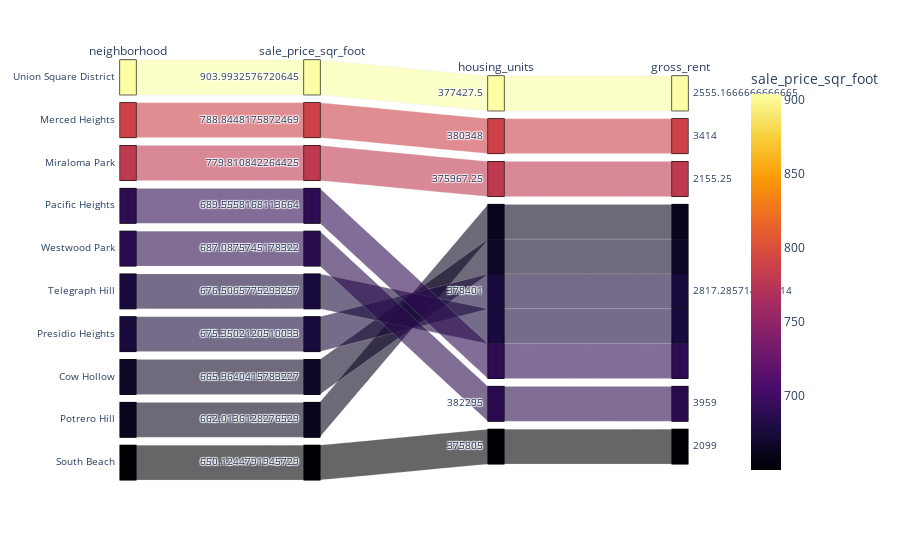

The notebook cell saved with this chart:
### Code cell
# parallel_coordinates()

def parallel_categories():
    """Parallel Categories Plot."""
    
    avg_value_per_neighborhood = sfo_neighborhoods_census.groupby([sfo_neighborhoods_census["neighborhood"]]).mean()  
    top_ten_expensive_neighborhood = avg_value_per_neighborhood.nlargest(10, 'sale_price_sqr_foot').reset_index()
    
    top_ten_parallel_categories = px.parallel_categories(
    top_ten_expensive_neighborhood,
    dimensions=["neighborhood", "sale_price_sqr_foot", "housing_units", "gross_rent"],
    color="sale_price_sqr_foot",
    color_continuous_scale=px.colors.sequential.Inferno,
)
    
    return top_ten_parallel_categories

parallel_categories()

### Figure 1 — Plotly figure (JSON) as saved in the notebook; plotly's stock layout.template omitted (floating-point values rounded to 4 significant figures)
{"data": [{"dimensions": [{"label": "neighborhood", "values": ["Union Square District", "Merced Heights", "Miraloma Park", "Pacific Heights", "Westwood Park", "Telegraph Hill", "Presidio Heights", "Cow Hollow", "Potrero Hill", "South Beach"]}, {"label": "sale_price_sqr_foot", "values": [904.0, 788.8, 779.8, 689.6, 687.1, 676.5, 675.4, 666.0, 662.0, 650.1]}, {"label": "housing_units", "values": [377400.0, 380348, 376000.0, 378401, 382295, 378401, 378401, 378401, 378401, 375805]}, {"label": "gross_rent", "values": [2555.0, 3414, 2155.0, 2817.0, 3959, 2817.0, 2817.0, 2817.0, 2817.0, 2099]}], "domain": {"x": [0, 1], "y": [0, 1]}, "line": {"color": [904.0, 788.8, 779.8, 689.6, 687.1, 676.5, 675.4, 666.0, 662.0, 650.1], "coloraxis": "coloraxis"}, "name": "", "type": "parcats"}], "layout": {"coloraxis": {"colorbar": {"title": {"text": "sale_price_sqr_foot"}}, "colorscale": [[0, "#000004"], [0.1111, "#1b0c41"], [0.2222, "#4a0c6b"], [0.3333, "#781c6d"], [0.4444, "#a52c60"], [0.5556, "#cf4446"], [0.6667, "#ed6925"], [0.7778, "#fb9b06"], [0.8889, "#f7d13d"], [1, "#fcffa4"]]}, "legend": {"tracegroupgap": 0}, "margin": {"t": 60}}}
